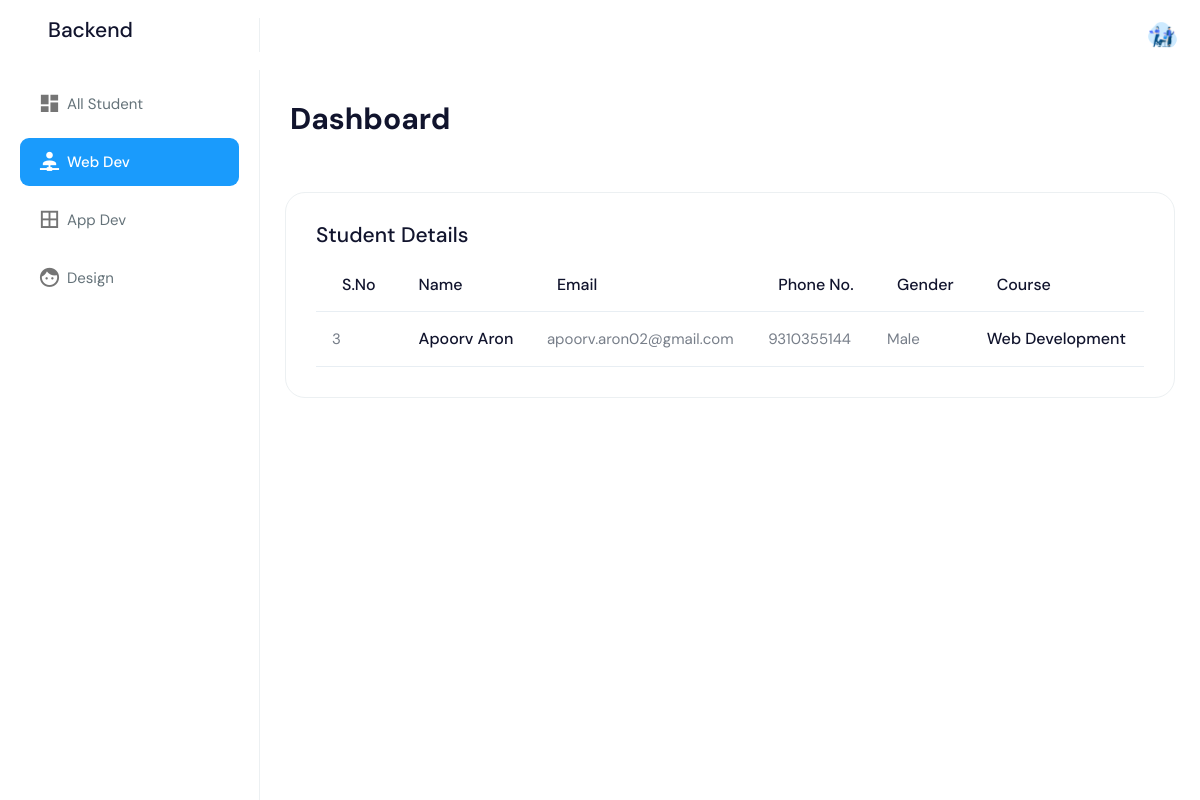
/files/web.php (signed in), run on the app's committed database.
### tables this page shows
CREATE TABLE `courseReg` (
  `id` int(5) NOT NULL,
  `fName` varchar(20) NOT NULL,
  `lName` varchar(20) NOT NULL,
  `email` varchar(30) NOT NULL,
  `phone` tinytext NOT NULL,
  `gender` varchar(10) NOT NULL,
  `course` varchar(30) NOT NULL
);

### files/web.php (the view, shortened to what this page needs)
<?php
include("./includes/header.php");
?>
                       <?php
                         $database = new Database();
                         $link = $database->connect();
                         $sql = "SELECT * FROM courseReg WHERE course ='Web Development'";
                         if($result = mysqli_query($link, $sql)){
                             if(mysqli_num_rows($result) > 0){
                                     while($row = mysqli_fetch_array($result)){
                                             echo "<tr>
                                                     <td>".$row['id']."</td>
                                                     <td>
                                                       <div class='d-flex align-items-center'>
                                                         <div class='m-r-10'>
                                                         </div>
                                                         <div>
                                                           <h4 class='m-b-0 font-16'>".$row['fName']." ".$row['lName']."</h4>
                                                         </div>
                                                       </div>
                                                     </td>
                                                     <td>".$row['email']."</td>
                                                     <td>".$row['phone']."</td>
                                                     <td>".$row['gender']."</td>
                                                     <td>
                                                       <h5 class='m-b-0'>".$row['course']."</h5>
                                                     </td>
                                                   </tr>";
                                     }
                             } else{
                                 echo "<p class='lead'><em>No Record Found.</em></p>";
                             }
                         } else{
                             echo "ERROR: Could not able to execute $sql. " . mysqli_error($link);
                         }
                       ?>
       <?php
include("./includes/footer.php")
?>

### data on the page
coursereg: id "3", fName "Apoorv", lName "Aron", email "apoorv.aron02@gmail.com", phone "9310355144", gender "Male", course "Web Development"
